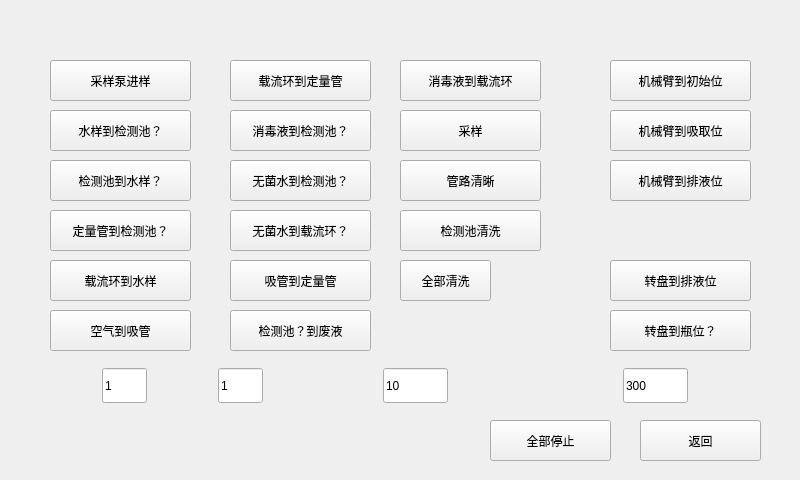
<?xml version="1.0" encoding="UTF-8"?>
<ui version="4.0">
 <class>debug_zuhe</class>
 <widget class="QWidget" name="debug_zuhe">
  <property name="geometry">
   <rect>
    <x>0</x>
    <y>0</y>
    <width>800</width>
    <height>480</height>
   </rect>
  </property>
  <property name="windowTitle">
   <string>Form</string>
  </property>
  <property name="styleSheet">
   <string notr="true">background-image: url(:/image/image/plc/comTest.png);</string>
  </property>
  <widget class="QPushButton" name="pbExit">
   <property name="geometry">
    <rect>
     <x>640</x>
     <y>420</y>
     <width>121</width>
     <height>41</height>
    </rect>
   </property>
   <property name="autoFillBackground">
    <bool>false</bool>
   </property>
   <property name="styleSheet">
    <string notr="true">border-image: url(:/image/image/button_key_backenter.png);</string>
   </property>
   <property name="text">
    <string>返回</string>
   </property>
  </widget>
  <widget class="QPushButton" name="pbStopAll">
   <property name="geometry">
    <rect>
     <x>490</x>
     <y>420</y>
     <width>121</width>
     <height>41</height>
    </rect>
   </property>
   <property name="autoFillBackground">
    <bool>false</bool>
   </property>
   <property name="styleSheet">
    <string notr="true">border-image: url(:/image/image/button_key_backenter.png);</string>
   </property>
   <property name="text">
    <string>全部停止</string>
   </property>
  </widget>
  <widget class="QPushButton" name="pbCybjy">
   <property name="geometry">
    <rect>
     <x>50</x>
     <y>60</y>
     <width>141</width>
     <height>41</height>
    </rect>
   </property>
   <property name="autoFillBackground">
    <bool>false</bool>
   </property>
   <property name="styleSheet">
    <string notr="true">border-image: url(:/image/image/button_key_backenter.png);</string>
   </property>
   <property name="text">
    <string>采样泵进样</string>
   </property>
  </widget>
  <widget class="QPushButton" name="pbSydjcc">
   <property name="geometry">
    <rect>
     <x>50</x>
     <y>110</y>
     <width>141</width>
     <height>41</height>
    </rect>
   </property>
   <property name="autoFillBackground">
    <bool>false</bool>
   </property>
   <property name="styleSheet">
    <string notr="true"/>
   </property>
   <property name="text">
    <string>水样到检测池？</string>
   </property>
  </widget>
  <widget class="QPushButton" name="pbJccdsy">
   <property name="geometry">
    <rect>
     <x>50</x>
     <y>160</y>
     <width>141</width>
     <height>41</height>
    </rect>
   </property>
   <property name="autoFillBackground">
    <bool>false</bool>
   </property>
   <property name="styleSheet">
    <string notr="true">border-image: url(:/image/image/button_key_backenter.png);</string>
   </property>
   <property name="text">
    <string>检测池到水样？</string>
   </property>
  </widget>
  <widget class="QPushButton" name="pbDlgdjcc">
   <property name="geometry">
    <rect>
     <x>50</x>
     <y>210</y>
     <width>141</width>
     <height>41</height>
    </rect>
   </property>
   <property name="autoFillBackground">
    <bool>false</bool>
   </property>
   <property name="styleSheet">
    <string notr="true">border-image: url(:/image/image/button_key_backenter.png);</string>
   </property>
   <property name="text">
    <string>定量管到检测池？</string>
   </property>
  </widget>
  <widget class="QPushButton" name="pbZlhdsy">
   <property name="geometry">
    <rect>
     <x>50</x>
     <y>260</y>
     <width>141</width>
     <height>41</height>
    </rect>
   </property>
   <property name="autoFillBackground">
    <bool>false</bool>
   </property>
   <property name="styleSheet">
    <string notr="true"/>
   </property>
   <property name="text">
    <string>载流环到水样</string>
   </property>
  </widget>
  <widget class="QPushButton" name="pbKqdxg">
   <property name="geometry">
    <rect>
     <x>50</x>
     <y>310</y>
     <width>141</width>
     <height>41</height>
    </rect>
   </property>
   <property name="autoFillBackground">
    <bool>false</bool>
   </property>
   <property name="styleSheet">
    <string notr="true">border-image: url(:/image/image/button_key_backenter.png);</string>
   </property>
   <property name="text">
    <string>空气到吸管</string>
   </property>
  </widget>
  <widget class="QPushButton" name="pbZlhddlg">
   <property name="geometry">
    <rect>
     <x>230</x>
     <y>60</y>
     <width>141</width>
     <height>41</height>
    </rect>
   </property>
   <property name="autoFillBackground">
    <bool>false</bool>
   </property>
   <property name="styleSheet">
    <string notr="true">border-image: url(:/image/image/button_key_backenter.png);</string>
   </property>
   <property name="text">
    <string>载流环到定量管</string>
   </property>
  </widget>
  <widget class="QPushButton" name="pbXdydjcc">
   <property name="geometry">
    <rect>
     <x>230</x>
     <y>110</y>
     <width>141</width>
     <height>41</height>
    </rect>
   </property>
   <property name="autoFillBackground">
    <bool>false</bool>
   </property>
   <property name="styleSheet">
    <string notr="true">border-image: url(:/image/image/button_key_backenter.png);</string>
   </property>
   <property name="text">
    <string>消毒液到检测池？</string>
   </property>
  </widget>
  <widget class="QPushButton" name="pbWjsdjcc">
   <property name="geometry">
    <rect>
     <x>230</x>
     <y>160</y>
     <width>141</width>
     <height>41</height>
    </rect>
   </property>
   <property name="autoFillBackground">
    <bool>false</bool>
   </property>
   <property name="styleSheet">
    <string notr="true">border-image: url(:/image/image/button_key_backenter.png);</string>
   </property>
   <property name="text">
    <string>无菌水到检测池？</string>
   </property>
  </widget>
  <widget class="QPushButton" name="pbWjsdzlh">
   <property name="geometry">
    <rect>
     <x>230</x>
     <y>210</y>
     <width>141</width>
     <height>41</height>
    </rect>
   </property>
   <property name="autoFillBackground">
    <bool>false</bool>
   </property>
   <property name="styleSheet">
    <string notr="true">border-image: url(:/image/image/button_key_backenter.png);</string>
   </property>
   <property name="text">
    <string>无菌水到载流环？</string>
   </property>
  </widget>
  <widget class="QPushButton" name="pbXgddlg">
   <property name="geometry">
    <rect>
     <x>230</x>
     <y>260</y>
     <width>141</width>
     <height>41</height>
    </rect>
   </property>
   <property name="autoFillBackground">
    <bool>false</bool>
   </property>
   <property name="styleSheet">
    <string notr="true">border-image: url(:/image/image/button_key_backenter.png);</string>
   </property>
   <property name="text">
    <string>吸管到定量管</string>
   </property>
  </widget>
  <widget class="QPushButton" name="pbJccdfy">
   <property name="geometry">
    <rect>
     <x>230</x>
     <y>310</y>
     <width>141</width>
     <height>41</height>
    </rect>
   </property>
   <property name="autoFillBackground">
    <bool>false</bool>
   </property>
   <property name="styleSheet">
    <string notr="true">border-image: url(:/image/image/button_key_backenter.png);</string>
   </property>
   <property name="text">
    <string>检测池？到废液</string>
   </property>
  </widget>
  <widget class="QPushButton" name="pbXdydzlh">
   <property name="geometry">
    <rect>
     <x>400</x>
     <y>60</y>
     <width>141</width>
     <height>41</height>
    </rect>
   </property>
   <property name="autoFillBackground">
    <bool>false</bool>
   </property>
   <property name="styleSheet">
    <string notr="true">border-image: url(:/image/image/button_key_backenter.png);</string>
   </property>
   <property name="text">
    <string>消毒液到载流环</string>
   </property>
  </widget>
  <widget class="QPushButton" name="pbCy">
   <property name="geometry">
    <rect>
     <x>400</x>
     <y>110</y>
     <width>141</width>
     <height>41</height>
    </rect>
   </property>
   <property name="autoFillBackground">
    <bool>false</bool>
   </property>
   <property name="styleSheet">
    <string notr="true">border-image: url(:/image/image/button_key_backenter.png);</string>
   </property>
   <property name="text">
    <string>采样</string>
   </property>
  </widget>
  <widget class="QPushButton" name="pbGlqx">
   <property name="geometry">
    <rect>
     <x>400</x>
     <y>160</y>
     <width>141</width>
     <height>41</height>
    </rect>
   </property>
   <property name="autoFillBackground">
    <bool>false</bool>
   </property>
   <property name="styleSheet">
    <string notr="true">border-image: url(:/image/image/button_key_backenter.png);</string>
   </property>
   <property name="text">
    <string>管路清晰</string>
   </property>
  </widget>
  <widget class="QPushButton" name="pbJccqx">
   <property name="geometry">
    <rect>
     <x>400</x>
     <y>210</y>
     <width>141</width>
     <height>41</height>
    </rect>
   </property>
   <property name="autoFillBackground">
    <bool>false</bool>
   </property>
   <property name="styleSheet">
    <string notr="true">border-image: url(:/image/image/button_key_backenter.png);</string>
   </property>
   <property name="text">
    <string>检测池清洗</string>
   </property>
  </widget>
  <widget class="QPushButton" name="pbQbqx">
   <property name="geometry">
    <rect>
     <x>400</x>
     <y>260</y>
     <width>91</width>
     <height>41</height>
    </rect>
   </property>
   <property name="autoFillBackground">
    <bool>false</bool>
   </property>
   <property name="styleSheet">
    <string notr="true">border-image: url(:/image/image/button_key_backenter.png);</string>
   </property>
   <property name="text">
    <string>全部清洗</string>
   </property>
  </widget>
  <widget class="QPushButton" name="pbZdcsw">
   <property name="geometry">
    <rect>
     <x>610</x>
     <y>60</y>
     <width>141</width>
     <height>41</height>
    </rect>
   </property>
   <property name="autoFillBackground">
    <bool>false</bool>
   </property>
   <property name="styleSheet">
    <string notr="true">border-image: url(:/image/image/button_key_backenter.png);</string>
   </property>
   <property name="text">
    <string>机械臂到初始位</string>
   </property>
  </widget>
  <widget class="QPushButton" name="pbZdxqw">
   <property name="geometry">
    <rect>
     <x>610</x>
     <y>110</y>
     <width>141</width>
     <height>41</height>
    </rect>
   </property>
   <property name="autoFillBackground">
    <bool>false</bool>
   </property>
   <property name="styleSheet">
    <string notr="true">border-image: url(:/image/image/button_key_backenter.png);</string>
   </property>
   <property name="text">
    <string>机械臂到吸取位</string>
   </property>
  </widget>
  <widget class="QPushButton" name="pbZdpyw">
   <property name="geometry">
    <rect>
     <x>610</x>
     <y>160</y>
     <width>141</width>
     <height>41</height>
    </rect>
   </property>
   <property name="autoFillBackground">
    <bool>false</bool>
   </property>
   <property name="styleSheet">
    <string notr="true">border-image: url(:/image/image/button_key_backenter.png);</string>
   </property>
   <property name="text">
    <string>机械臂到排液位</string>
   </property>
  </widget>
  <widget class="QPushButton" name="pbZpdpyw">
   <property name="geometry">
    <rect>
     <x>610</x>
     <y>260</y>
     <width>141</width>
     <height>41</height>
    </rect>
   </property>
   <property name="autoFillBackground">
    <bool>false</bool>
   </property>
   <property name="styleSheet">
    <string notr="true">border-image: url(:/image/image/button_key_backenter.png);</string>
   </property>
   <property name="text">
    <string>转盘到排液位</string>
   </property>
  </widget>
  <widget class="QPushButton" name="pbZpdpw">
   <property name="geometry">
    <rect>
     <x>610</x>
     <y>310</y>
     <width>141</width>
     <height>41</height>
    </rect>
   </property>
   <property name="autoFillBackground">
    <bool>false</bool>
   </property>
   <property name="styleSheet">
    <string notr="true">border-image: url(:/image/image/button_key_backenter.png);</string>
   </property>
   <property name="text">
    <string>转盘到瓶位？</string>
   </property>
  </widget>
  <widget class="QLineEdit" name="le_TestID">
   <property name="geometry">
    <rect>
     <x>102</x>
     <y>368</y>
     <width>45</width>
     <height>35</height>
    </rect>
   </property>
   <property name="text">
    <string>1</string>
   </property>
  </widget>
  <widget class="QLineEdit" name="le_BottomID">
   <property name="geometry">
    <rect>
     <x>218</x>
     <y>368</y>
     <width>45</width>
     <height>35</height>
    </rect>
   </property>
   <property name="text">
    <string>1</string>
   </property>
  </widget>
  <widget class="QLineEdit" name="le_PlayTime">
   <property name="geometry">
    <rect>
     <x>383</x>
     <y>368</y>
     <width>65</width>
     <height>35</height>
    </rect>
   </property>
   <property name="text">
    <string>10</string>
   </property>
  </widget>
  <widget class="QLineEdit" name="le_Max_Time">
   <property name="geometry">
    <rect>
     <x>623</x>
     <y>368</y>
     <width>65</width>
     <height>35</height>
    </rect>
   </property>
   <property name="text">
    <string>300</string>
   </property>
  </widget>
 </widget>
 <resources/>
 <connections/>
</ui>
